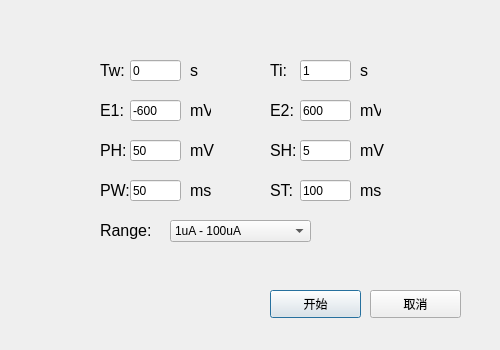
<?xml version="1.0" encoding="UTF-8"?>
<ui version="4.0">
 <class>Dialog_DPV</class>
 <widget class="QDialog" name="Dialog_DPV">
  <property name="geometry">
   <rect>
    <x>0</x>
    <y>0</y>
    <width>500</width>
    <height>350</height>
   </rect>
  </property>
  <property name="windowTitle">
   <string>DPV模式参数设置</string>
  </property>
  <widget class="QLabel" name="label_23">
   <property name="geometry">
    <rect>
     <x>190</x>
     <y>140</y>
     <width>41</width>
     <height>21</height>
    </rect>
   </property>
   <property name="font">
    <font>
     <pointsize>12</pointsize>
    </font>
   </property>
   <property name="text">
    <string>mV</string>
   </property>
  </widget>
  <widget class="QLabel" name="label_19">
   <property name="geometry">
    <rect>
     <x>190</x>
     <y>60</y>
     <width>21</width>
     <height>21</height>
    </rect>
   </property>
   <property name="font">
    <font>
     <pointsize>12</pointsize>
    </font>
   </property>
   <property name="text">
    <string>s</string>
   </property>
  </widget>
  <widget class="QLabel" name="label_18">
   <property name="geometry">
    <rect>
     <x>100</x>
     <y>140</y>
     <width>31</width>
     <height>21</height>
    </rect>
   </property>
   <property name="font">
    <font>
     <pointsize>12</pointsize>
    </font>
   </property>
   <property name="text">
    <string>PH:</string>
   </property>
  </widget>
  <widget class="QLabel" name="label_14">
   <property name="geometry">
    <rect>
     <x>100</x>
     <y>60</y>
     <width>31</width>
     <height>21</height>
    </rect>
   </property>
   <property name="font">
    <font>
     <pointsize>12</pointsize>
    </font>
   </property>
   <property name="text">
    <string>Tw:</string>
   </property>
  </widget>
  <widget class="QLabel" name="label_22">
   <property name="geometry">
    <rect>
     <x>360</x>
     <y>100</y>
     <width>21</width>
     <height>21</height>
    </rect>
   </property>
   <property name="font">
    <font>
     <pointsize>12</pointsize>
    </font>
   </property>
   <property name="text">
    <string>mV</string>
   </property>
  </widget>
  <widget class="QLabel" name="label_17">
   <property name="geometry">
    <rect>
     <x>270</x>
     <y>100</y>
     <width>31</width>
     <height>21</height>
    </rect>
   </property>
   <property name="font">
    <font>
     <pointsize>12</pointsize>
    </font>
   </property>
   <property name="text">
    <string>E2:</string>
   </property>
  </widget>
  <widget class="QLabel" name="label_20">
   <property name="geometry">
    <rect>
     <x>360</x>
     <y>60</y>
     <width>21</width>
     <height>21</height>
    </rect>
   </property>
   <property name="font">
    <font>
     <pointsize>12</pointsize>
    </font>
   </property>
   <property name="text">
    <string>s</string>
   </property>
  </widget>
  <widget class="QLabel" name="label_21">
   <property name="geometry">
    <rect>
     <x>190</x>
     <y>100</y>
     <width>21</width>
     <height>21</height>
    </rect>
   </property>
   <property name="font">
    <font>
     <pointsize>12</pointsize>
    </font>
   </property>
   <property name="text">
    <string>mV</string>
   </property>
  </widget>
  <widget class="QLineEdit" name="lineEdit_Tw">
   <property name="geometry">
    <rect>
     <x>130</x>
     <y>60</y>
     <width>51</width>
     <height>21</height>
    </rect>
   </property>
   <property name="text">
    <string>0</string>
   </property>
  </widget>
  <widget class="QLabel" name="label_26">
   <property name="geometry">
    <rect>
     <x>100</x>
     <y>220</y>
     <width>101</width>
     <height>21</height>
    </rect>
   </property>
   <property name="font">
    <font>
     <pointsize>12</pointsize>
    </font>
   </property>
   <property name="text">
    <string>Range:</string>
   </property>
  </widget>
  <widget class="QLineEdit" name="lineEdit_Ti">
   <property name="geometry">
    <rect>
     <x>300</x>
     <y>60</y>
     <width>51</width>
     <height>21</height>
    </rect>
   </property>
   <property name="text">
    <string>1</string>
   </property>
  </widget>
  <widget class="QLineEdit" name="lineEdit_E2">
   <property name="geometry">
    <rect>
     <x>300</x>
     <y>100</y>
     <width>51</width>
     <height>21</height>
    </rect>
   </property>
   <property name="text">
    <string>600</string>
   </property>
  </widget>
  <widget class="QLineEdit" name="lineEdit_E1">
   <property name="geometry">
    <rect>
     <x>130</x>
     <y>100</y>
     <width>51</width>
     <height>21</height>
    </rect>
   </property>
   <property name="text">
    <string>-600</string>
   </property>
  </widget>
  <widget class="QLineEdit" name="lineEdit_PH">
   <property name="geometry">
    <rect>
     <x>130</x>
     <y>140</y>
     <width>51</width>
     <height>21</height>
    </rect>
   </property>
   <property name="text">
    <string>50</string>
   </property>
  </widget>
  <widget class="QComboBox" name="Box_Range">
   <property name="geometry">
    <rect>
     <x>170</x>
     <y>220</y>
     <width>141</width>
     <height>22</height>
    </rect>
   </property>
   <item>
    <property name="text">
     <string>1uA - 100uA</string>
    </property>
   </item>
   <item>
    <property name="text">
     <string>100uA - 1000uA</string>
    </property>
   </item>
  </widget>
  <widget class="QLabel" name="label_16">
   <property name="geometry">
    <rect>
     <x>100</x>
     <y>100</y>
     <width>31</width>
     <height>21</height>
    </rect>
   </property>
   <property name="font">
    <font>
     <pointsize>12</pointsize>
    </font>
   </property>
   <property name="text">
    <string>E1:</string>
   </property>
  </widget>
  <widget class="QLabel" name="label_15">
   <property name="geometry">
    <rect>
     <x>270</x>
     <y>60</y>
     <width>31</width>
     <height>21</height>
    </rect>
   </property>
   <property name="font">
    <font>
     <pointsize>12</pointsize>
    </font>
   </property>
   <property name="text">
    <string>Ti:</string>
   </property>
  </widget>
  <widget class="QLineEdit" name="lineEdit_SH">
   <property name="geometry">
    <rect>
     <x>300</x>
     <y>140</y>
     <width>51</width>
     <height>21</height>
    </rect>
   </property>
   <property name="text">
    <string>5</string>
   </property>
  </widget>
  <widget class="QLabel" name="label_27">
   <property name="geometry">
    <rect>
     <x>360</x>
     <y>140</y>
     <width>41</width>
     <height>21</height>
    </rect>
   </property>
   <property name="font">
    <font>
     <pointsize>12</pointsize>
    </font>
   </property>
   <property name="text">
    <string>mV</string>
   </property>
  </widget>
  <widget class="QLabel" name="label_28">
   <property name="geometry">
    <rect>
     <x>270</x>
     <y>140</y>
     <width>31</width>
     <height>21</height>
    </rect>
   </property>
   <property name="font">
    <font>
     <pointsize>12</pointsize>
    </font>
   </property>
   <property name="text">
    <string>SH:</string>
   </property>
  </widget>
  <widget class="QLineEdit" name="lineEdit_PW">
   <property name="geometry">
    <rect>
     <x>130</x>
     <y>180</y>
     <width>51</width>
     <height>21</height>
    </rect>
   </property>
   <property name="text">
    <string>50</string>
   </property>
  </widget>
  <widget class="QLabel" name="label_24">
   <property name="geometry">
    <rect>
     <x>190</x>
     <y>180</y>
     <width>41</width>
     <height>21</height>
    </rect>
   </property>
   <property name="font">
    <font>
     <pointsize>12</pointsize>
    </font>
   </property>
   <property name="text">
    <string>ms</string>
   </property>
  </widget>
  <widget class="QLabel" name="label_29">
   <property name="geometry">
    <rect>
     <x>270</x>
     <y>180</y>
     <width>31</width>
     <height>21</height>
    </rect>
   </property>
   <property name="font">
    <font>
     <pointsize>12</pointsize>
    </font>
   </property>
   <property name="text">
    <string>ST:</string>
   </property>
  </widget>
  <widget class="QLabel" name="label_25">
   <property name="geometry">
    <rect>
     <x>100</x>
     <y>180</y>
     <width>31</width>
     <height>21</height>
    </rect>
   </property>
   <property name="font">
    <font>
     <pointsize>12</pointsize>
    </font>
   </property>
   <property name="text">
    <string>PW:</string>
   </property>
  </widget>
  <widget class="QLineEdit" name="lineEdit_ST">
   <property name="geometry">
    <rect>
     <x>300</x>
     <y>180</y>
     <width>51</width>
     <height>21</height>
    </rect>
   </property>
   <property name="text">
    <string>100</string>
   </property>
  </widget>
  <widget class="QLabel" name="label_30">
   <property name="geometry">
    <rect>
     <x>360</x>
     <y>180</y>
     <width>41</width>
     <height>21</height>
    </rect>
   </property>
   <property name="font">
    <font>
     <pointsize>12</pointsize>
    </font>
   </property>
   <property name="text">
    <string>ms</string>
   </property>
  </widget>
  <widget class="QPushButton" name="pushButton_Start">
   <property name="geometry">
    <rect>
     <x>270</x>
     <y>290</y>
     <width>91</width>
     <height>28</height>
    </rect>
   </property>
   <property name="text">
    <string>开始</string>
   </property>
  </widget>
  <widget class="QPushButton" name="pushButton_cancel">
   <property name="geometry">
    <rect>
     <x>370</x>
     <y>290</y>
     <width>91</width>
     <height>28</height>
    </rect>
   </property>
   <property name="text">
    <string>取消</string>
   </property>
  </widget>
 </widget>
 <resources/>
 <connections/>
</ui>
